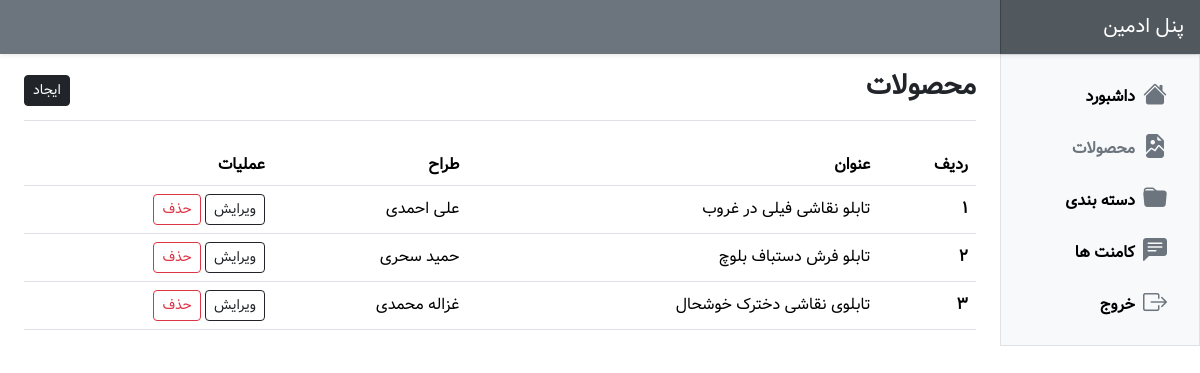
/panel/pages/posts/index.php (signed in), run on the app's committed database.
### tables this page shows
CREATE TABLE `posts` (
  `id` int(11) NOT NULL,
  `title` varchar(255) NOT NULL,
  `image` varchar(255) NOT NULL,
  `designer` varchar(255) NOT NULL,
  `category_id` int(11) NOT NULL,
  `Length` float NOT NULL,
  `body` text NOT NULL,
  `Technique` varchar(255) NOT NULL,
  `price` float NOT NULL
);

### panel/pages/posts/index.php (the view, shortened to what this page needs)
<?php
include "../../../include/db.php";
if(!isset($_SESSION['email'])) {
        header("Location:../../pages/auth/login.php?err_msg=در ابتدا باید وارد سیستم شوید");
        exit();
}
else{
    $posts=$db->query("SELECT * FROM posts ");
}
?>
<!DOCTYPE html>
<html dir="rtl" lang="fa">
    <head>
        <link
            rel="stylesheet"
            href="https://cdn.jsdelivr.net/npm/bootstrap-icons@1.10.5/font/bootstrap-icons.css"
        />
        <link
            href="https://cdn.jsdelivr.net/npm/bootstrap@5.3.1/dist/css/bootstrap.min.css"
            rel="stylesheet"
        />
        <link rel="stylesheet" href="../../assets/css/style.css" />
    </head>
    <body>
        <header
            class="navbar sticky-top bg-secondary flex-md-nowrap p-0 shadow-sm"
        >
            <a
                class="navbar-brand col-md-3 col-lg-2 me-0 px-3 fs-5 text-white"
                href="index.html"
                >پنل ادمین</a
            >
        </header>
        <div class="container-fluid">
            <div class="row">
                <div
                    class="sidebar border border-right col-md-3 col-lg-2 p-0 bg-body-tertiary"
                >
                    <div
                        class="offcanvas-md offcanvas-end bg-body-tertiary"
                        tabindex="-1"
                        id="sidebarMenu"
                    >
                        <div
                            class="offcanvas-body d-md-flex flex-column p-0 pt-lg-3 overflow-y-auto"
                        >
                            <ul class="nav flex-column pe-3">
                                <li class="nav-item">
                                    <a
                                        class="nav-link link-body-emphasis text-decoration-none d-flex align-items-center gap-2"
                                        href="../../index.php"
                                    >
                                        <i
                                            class="bi bi-house-fill fs-4 text-secondary"
                                        ></i>
                                        <span class="fw-bold">داشبورد</span>
                                    </a>
                                </li>
                                <li class="nav-item">
                                    <a
                                        class="nav-link link-body-emphasis text-decoration-none d-flex align-items-center gap-2 text-secondary"
                                        href="index.php"
                                    >
                                        <i
                                            class="bi bi-file-earmark-image-fill fs-4 text-secondary"
                                        ></i>
                                        <span class="fw-bold">محصولات</span>
                                    </a>
                                </li>
                                <li class="nav-item">
                                    <a
                                        class="nav-link link-body-emphasis text-decoration-none d-flex align-items-center gap-2"
                                        href="../categories/index.php"
                                    >
                                        <i
                                            class="bi bi-folder-fill fs-4 text-secondary"
                                        ></i>
                                        <span class="fw-bold">دسته بندی</span>
                                    </a>
                                </li>
                                <li class="nav-item">
                                    <a
                                        class="nav-link link-body-emphasis text-decoration-none d-flex align-items-center gap-2"
                                        href="../comments/index.php"
                                    >
                                        <i
                                            class="bi bi-chat-left-text-fill fs-4 text-secondary"
                                        ></i>
                                        <span class="fw-bold">کامنت ها</span>
                                    </a>
                                </li>
                                <li class="nav-item">
                                    <a
                                        class="nav-link link-body-emphasis text-decoration-none d-flex align-items-center gap-2"
                                        href="../auth/logout.php"
                                    >
                                        <i
                                            class="bi bi-box-arrow-right fs-4 text-secondary"
                                        ></i>
                                        <span class="fw-bold">خروج</span>
                                    </a>
                                </li>
                            </ul>
                        </div>
                    </div>
                </div>
                <main class="col-md-9 ms-sm-auto col-lg-10 px-md-4">
                    <div
                        class="d-flex justify-content-between flex-wrap flex-md-nowrap align-items-center pt-3 pb-2 mb-3 border-bottom"
                    >
                        <h1 class="fs-3 fw-bold">محصولات</h1>
                        <div class="btn-toolbar mb-2 mb-md-0">
                            <a href="./create.php" class="btn btn-sm btn-dark">
                                ایجاد
                            </a>
                        </div>
                    </div>
                     <div class="mt-4">
                        <div class="table-responsive small">
                            <table class="table table-hover align-middle">
                                <thead>
                                    <tr>
                                        <th>ردیف</th>
                                        <th>عنوان</th>
                                        <th>طراح</th>
                                        <th>عملیات</th>
                                    </tr>
                                </thead>
                                <tbody>
                                <?php foreach($posts as $post) : ?>
                                    <tr>
                                        <th><?php echo $post['id'] ?></th>
                                        <td><?php echo $post['title'] ?></td>
                                        <td><?php echo $post['designer'] ?></td>
                                        <td>
                                            <a
                                                href="./edit.php?id=<?php echo $post['id'] ?>"
                                                class="btn btn-sm btn-outline-dark"
                                                >ویرایش</a
                                            >
                                            <a
                                                href="index.php?action=delete&id=<?php echo $post['id'] ?>"
                                                class="btn btn-sm btn-outline-danger"
                                                >حذف</a
                                            >
                                        </td>
                                    </tr>
                                    <?php endforeach ?>
                                </tbody>
                            </table>
                        </div>
                    </div>
                </main>
            </div>
        </div>
    </body>
</html>

### panel/assets/css/style.css (style rules this page uses)
body { font-family: "Vazir", sans-serif; }
.navbar-brand { padding-top: 0.75rem; padding-bottom: 0.75rem; background-color: rgba(0, 0, 0, 0.25); box-shadow: inset 1px 0 0 rgba(0, 0, 0, 0.25); }
td, th { font-size: 1rem; }

### data on the page
posts: id "1", title "تابلو نقاشی فیلی در غروب", designer "علی احمدی"
posts: id "2", title "تابلو فرش دستباف بلوچ", designer "حمید سحری"
posts: id "3", title "تابلوی نقاشی دخترک خوشحال", designer "غزاله محمدی"
